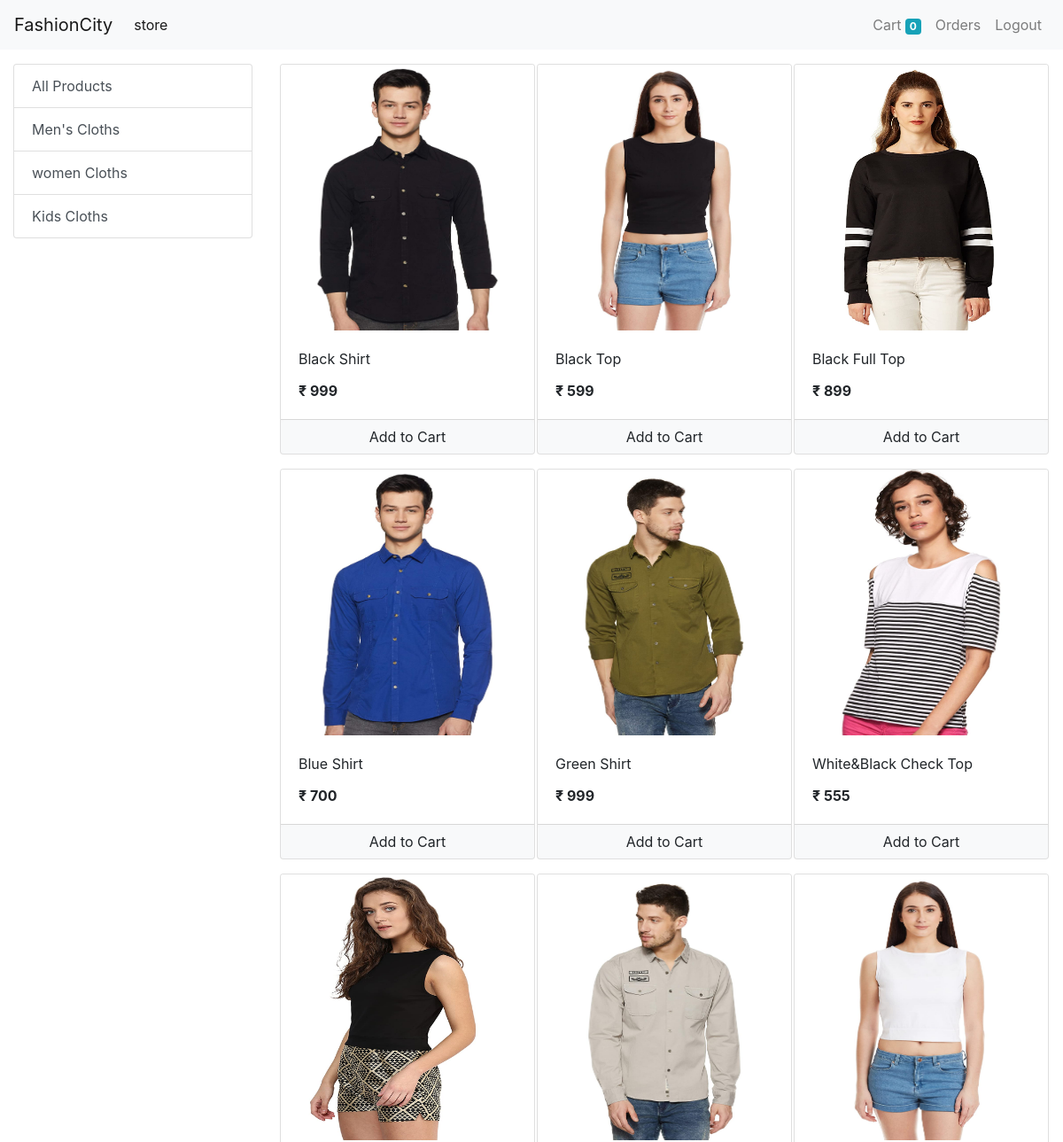
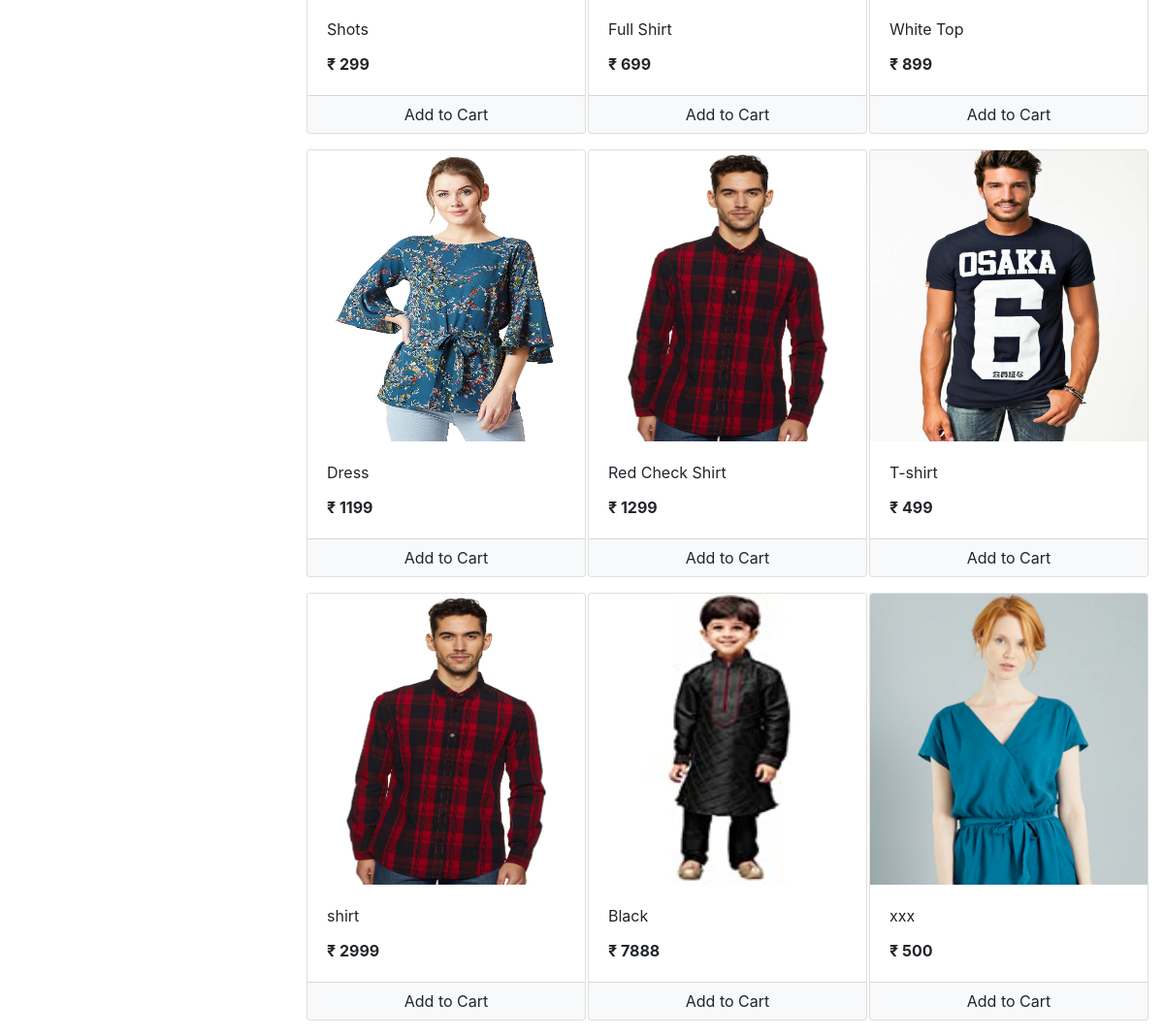
Screenshot of / (signed in) with the database file from the repository (2 pictures, top to bottom).
### FashionXYZ_app/models/category.py (models this page shows, shortened)
class Category(models.Model):
    name = models.CharField(max_length=20)
    @staticmethod
    def get_all_categories():
        return Category.objects.all()

### FashionXYZ_app/models/product.py (models this page shows, shortened)
class Product(models.Model):
    name = models.CharField(max_length=50)
    price = models.IntegerField(default=0)
    category = models.ForeignKey(to=Category, on_delete=models.CASCADE, default=1)
    description = models.CharField(max_length=200, default='', null=True, blank=True)
    image = models.ImageField(upload_to='media')
    @staticmethod
    def get_all_product():
        return Product.objects.all()

### FashionXYZ_app/views/home.py (the view, shortened to what this page needs)
# urls.py: path('', Index.as_view(), name='homepage'),
class Index(View):
    def get(self, request):
        cart = request.session.get('cart')
        if not cart:
            request.session['cart'] = {}
        products = None
        categories = Category.get_all_categories()
        categoryID = request.GET.get('category')
        if categoryID:
            products = Product.get_all_products_by_categoryid(categoryID)
        else:
            products = Product.get_all_product();
        data = {}
        data['products'] = products
        data['categories'] = categories
        print('you are : ', request.session.get('email'))
        return render(request, 'index.html', data)

### FashionXYZ_app/templatetags/cart.py (called while the page is built)
@register.filter(name='is_in_cart')
def is_in_cart(product  , cart):
    keys = cart.keys()
    for id in keys:
        if int(id) == product.id:
            return True
    return False;

### FashionXYZ_app/templatetags/custom_filter.py (called while the page is built)
@register.filter(name='currency')
def currency(number):
    return "₹ "+str(number)

### FashionXYZ_app/templates/index.html (shortened to what this page needs)
{% extends 'base.html'%}
{% block content %}
{% load cart %}
{% load custom_filter %}
<div class="container-fluid mt-3">
    <div class="row">
        <div class="col-lg-3 mx-auto">
            <div class="list-group">
                <a href="/" class="list-group-item list-group-item-action">All Products</a>
                {% for category in categories %}
                <a href="/?category={{category.id}}"
                   class="list-group-item list-group-item-action">{{category.name}}</a>
                {% endfor %}
            </div>
        </div>
        <div id='products' class="col-lg-9 mx-auto">
            <div class="row mx-auto">
                {% for product in products %}
                <div class="card mx-auto mb-3" id={{product.id}} style="width: 18rem;">
                    <img class="card-img-top" src="{{product.image.url}}" alt="Card image cap" style="height: 300px;">
                    <div class="card-body">
                        <p class="card-title">{{product.name}}</p>
                        <p class="card-text"><b>{{product.price|currency}}</b></p>
                    </div>
                    <div class="card-footer p-0">
                        {% if product|is_in_cart:request.session.cart %}
                        <div class="row no-gutters" >
                            <form action="/#{{product.id}}" class="col-2 " method="post">
								{% csrf_token %}
                                <input hidden type="text" name='product' value='{{product.id}}'>
                                <input hidden type="text" name='remove' value='True'>
								<input type="submit" value=" - " class="btn btn-block btn-secondary">
							</form>
                            <div class="text-center col">{{product|cart_quantity:request.session.cart}} in cart</div>
                            <form action="/#{{product.id}}" class="col-2 " method="post">
								{% csrf_token %}
								<input hidden type="text" name='product' value='{{product.id}}'>
								<input type="submit" value=" + " class="btn btn-block btn-secondary">
							</form>
                        </div>
                        {% else %}
                        <form action="/#{{product.id}}" method="POST" class="btn-block">
                            <input type="submit" class="float-right btn btn-light broder  form-control" value="Add to Cart">
                        </form>
                        {% endif %}
                    </div>
                </div>
                {% endfor %}
            </div>
        </div>
    </div>
</div>
{% endblock %}

### rows the page displays
Category: name "Men's Cloths"
Category: name "women Cloths"
Category: name "Kids Cloths"
Product: image (picture), name "Black Shirt", price "₹ 999"
Product: image (picture), name "Black Top", price "₹ 599"
Product: image (picture), name "Black Full Top", price "₹ 899"
Product: image (picture), name "Blue Shirt", price "₹ 700"
Product: image (picture), name "Green Shirt", price "₹ 999"
Product: {{ product.id }} 18 (drawn), image (picture), name "White&Black Check Top", price "₹ 555"
Product: image (picture), name "Shots", price "₹ 299"
Product: image (picture), name "Full Shirt", price "₹ 699"
Product: image (picture), name "White Top", price "₹ 899"
Product: image (picture), name "Dress", price "₹ 1199"
Product: image (picture), name "Red Check Shirt", price "₹ 1299"
Product: image (picture), name "T-shirt", price "₹ 499"
Product: image (picture), name "shirt", price "₹ 2999"
Product: image (picture), name "Black", price "₹ 7888"
Product: image (picture), name "xxx", price "₹ 500"

### other values shown
{{ request.session.cart.keys|length }} "0"
